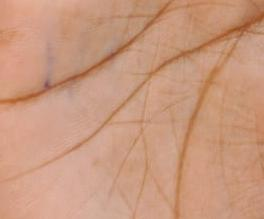
#> input picture datasets/comp2/Dataset/train/A/A_1.jpg, 264 x 219 px, found by its file name; its folder holds only this picture in this run
$ python comp2.py
#> lines starting #> are read from the running program, lines starting #| are printed output that depends on the picture; after the words box and inside, x2 and y2 are one past the last pixel; in counts of white or black regions, pixels touching at a corner belong together
import os
import cv2
import numpy as np
import pandas as pd
import matplotlib.pyplot as plt
from tensorflow.keras.utils import to_categorical
from tensorflow.keras import layers, models, regularizers
from sklearn.metrics import classification_report, confusion_matrix
from sklearn.model_selection import train_test_split
from tqdm import tqdm
import random
from scipy.ndimage import map_coordinates, gaussian_filter
from tensorflow.keras.callbacks import ReduceLROnPlateau

# Paths & Config
train_dir = r"datasets\comp2\Dataset\train"
test_dir = r"datasets\comp2\Dataset\Test"
IMG_SIZE = (128, 128)

import cv2
import numpy as np

def preprocess_image(img_path):
#> called with img_path = 'datasets\\comp2\\Dataset\\train/A/A_1.jpg'
    img = cv2.imread(img_path)
#> img is the input picture: shape (219, 264, 3); mean B, G, R 125.8, 152.3, 201.2
    img = cv2.resize(img, IMG_SIZE)
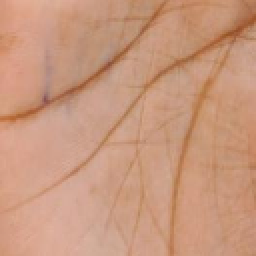
#> img: shape (128, 128, 3) (shown 2 times larger); mean B, G, R 125.7, 152.1, 201.1

    # Convert to grayscale
    gray = cv2.cvtColor(img, cv2.COLOR_BGR2GRAY)
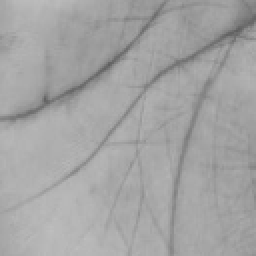
#> gray: shape (128, 128) (shown 2 times larger); min 94, max 190, mean 163.8

    # Step 1: Unsharp masking
    gaussian = cv2.GaussianBlur(gray, (9, 9), 10.0)
    sharpened = cv2.addWeighted(gray, 1.5, gaussian, -0.5, 0)

    # Step 2: Slight blur
    blurred = cv2.GaussianBlur(sharpened, (3, 3), 0)

    # Step 3: Adaptive thresholding
    binary = cv2.adaptiveThreshold(
        blurred, 255, cv2.ADAPTIVE_THRESH_MEAN_C,
        cv2.THRESH_BINARY_INV, 11, 2
    )
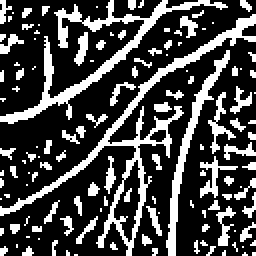
#> binary: shape (128, 128) (shown 2 times larger); 27.6% white; 129 white regions (96 under 20 px), largest, box (x1, y1, x2, y2) and area: (0, 7, 128, 128) 1168, (0, 0, 114, 62) 890, (83, 25, 115, 128) 441

    # Step 4: Morphological opening to remove noise
    kernel_open = np.ones((2, 2), np.uint8)
    opened = cv2.morphologyEx(binary, cv2.MORPH_OPEN, kernel_open)
#> opened: shape (128, 128); 25.4% white; 121 white regions (82 under 20 px), largest, box (x1, y1, x2, y2) and area: (0, 0, 106, 63) 620, (0, 8, 128, 109) 616, (84, 26, 116, 128) 435

    # Step 5: Remove small components (noise filtering)
    num_labels, labels, stats, centroids = cv2.connectedComponentsWithStats(opened, connectivity=8)
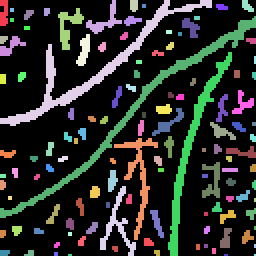
#> labels: shape (128, 128) int32 (shown 2 times larger); 122 distinct labels, from 0 to 121; one colour per label, 0 black
#> num_labels = 122; stats = 122 rows, first 6: [0, 0, 128, 128, 12227], [0, 0, 4, 13, 44], [43, 0, 18, 17, 90], [65, 0, 4, 6, 22], [0, 0, 106, 63, 620], [121, 0, 6, 6, 23]; centroids = 122 pairs, first value 0.846 to 127, second value 2.27 to 127
    min_area = 50  # Adjust this to remove smaller blobs (increase if needed)

    cleaned = np.zeros_like(opened)
    for i in range(1, num_labels):  # Skip background
        area = stats[i, cv2.CC_STAT_AREA]
        if area >= min_area:
            cleaned[labels == i] = 255
#> this loop made 121 passes
#> area on passes 1, 2, 3, 4, 5, 11, 13, 14, 16, 19, 23, 28: 44, 90, 22, 620, 23, 109, 28, 49, 616, 65, 55, 435
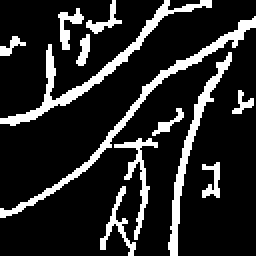
#> cleaned: shape (128, 128) (shown 2 times larger); 15.7% white; 12 white regions, largest, box (x1, y1, x2, y2) and area: (0, 0, 106, 63) 620, (0, 8, 128, 109) 616, (84, 26, 116, 128) 435

    return cleaned

# ========= Elastic Deformation =========
def elastic_transform(image, alpha=8, sigma=4):
    random_state = np.random.RandomState(None)
    shape = image.shape

    dx = gaussian_filter((random_state.rand(*shape) * 2 - 1), sigma) * alpha
    dy = gaussian_filter((random_state.rand(*shape) * 2 - 1), sigma) * alpha

    x, y = np.meshgrid(np.arange(shape[1]), np.arange(shape[0]))
    indices = np.reshape(y+dy, (-1, 1)), np.reshape(x+dx, (-1, 1))

    distorted = map_coordinates(image, indices, order=1, mode='reflect')
    return distorted.reshape(shape)

# ========= Augmentation Function =========
def augment_image(image):
    rows, cols = image.shape
#> rows = 128; cols = 128

    # Rotation
    angle = random.uniform(-15, 15)
    M_rot = cv2.getRotationMatrix2D((cols / 2, rows / 2), angle, 1.0)
    image = cv2.warpAffine(image, M_rot, (cols, rows), borderMode=cv2.BORDER_REFLECT)

    # Shear
    shear_angle = np.deg2rad(random.uniform(-10, 10))
    M_shear = np.array([[1, np.tan(shear_angle), 0], [0, 1, 0]], dtype=np.float32)
    image = cv2.warpAffine(image, M_shear, (cols, rows), borderMode=cv2.BORDER_REFLECT)
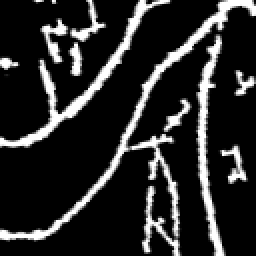
#> image: shape (128, 128) (shown 2 times larger); min 0, max 255, mean 41.7

    # Elastic deformation
    image = elastic_transform(image, alpha=8, sigma=4)
#> in elastic_transform, `distorted = map_coordinates(image, indices, order=1, mode='reflect')`: distorted = 16384 values, max 255 at index 71, min 0 at index 0, mean 41.96
#> in elastic_transform, `return distorted.reshape(shape)`:
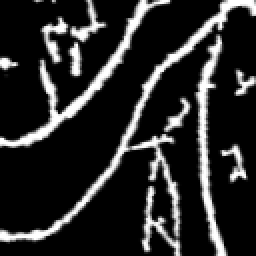
#> returned value: shape (128, 128) (shown 2 times larger); min 0, max 255, mean 42

    return image

# ========= Load & Augment Training Data =========
X = []
y = []
labels = sorted(os.listdir(train_dir))
label_map = {label: idx for idx, label in enumerate(labels)}

for label in labels:
    folder_path = os.path.join(train_dir, label)
    for file in os.listdir(folder_path):
        img_path = os.path.join(folder_path, file)
        processed = preprocess_image(img_path)

        # Original
        X.append(processed)
        y.append(label_map[label])

        # Augmented
        augmented = augment_image(processed)
        X.append(augmented)
        y.append(label_map[label])
#> pass 2 of the loop `for label in labels:`:
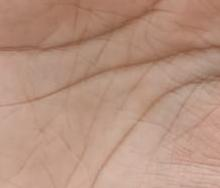
#> input picture datasets/comp2/Dataset/train/B/B_1.jpg, 220 x 188 px, found by its file name
#> in preprocess_image, img is the input picture: shape (188, 220, 3); mean B, G, R 127.4, 146.1, 183.2
#> img: shape (128, 128, 3)
#> binary: shape (128, 128); 29.5% white; 113 white regions (73 under 20 px), largest, box (x1, y1, x2, y2) and area: (0, 23, 128, 73) 700, (0, 0, 103, 36) 524, (52, 48, 128, 128) 478
#> opened: shape (128, 128); 27.1% white; 109 white regions (64 under 20 px), largest, box (x1, y1, x2, y2) and area: (0, 27, 128, 74) 680, (0, 0, 103, 37) 515, (53, 49, 128, 128) 468
#> in preprocess_image (call 2), `num_labels, labels, stats, centroids = cv2.connectedComponentsWithStat..`:
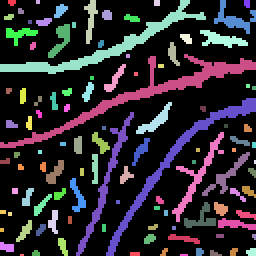
#> labels: shape (128, 128) int32 (shown 2 times larger); 110 distinct labels, from 0 to 109; one colour per label, 0 black
#> num_labels = 110; stats = 110 rows, first 6: [0, 0, 128, 128, 11945], [4, 0, 4, 3, 10], [18, 0, 2, 2, 4], [42, 0, 7, 22, 72], [77, 0, 3, 3, 9], [0, 0, 103, 37, 515]; centroids = 110 pairs, first value 0.5 to 127, second value 0.5 to 127
#> the loop in preprocess_image (call 2), `for i in range(1, num_labels):` made 109 passes
#> area on passes 3, 5, 6, 8, 10, 12, 13, 16: 72, 515, 118, 30, 22, 22, 24, 83
#> distorted = 16384 values, max 255 at index 94, min 0 at index 0, mean 48.31
#> in elastic_transform (call 2), `return distorted.reshape(shape)`:
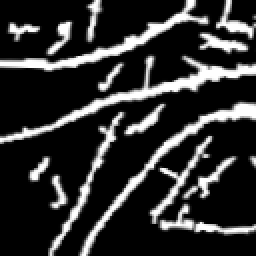
#> returned value: shape (128, 128) (shown 2 times larger); min 0, max 255, mean 48.3

# ========= Show Sample Preprocessed Images =========
plt.figure(figsize=(10, 4))
for i in range(4):
    plt.subplot(1, 4, i+1)
    plt.imshow(X[i], cmap='gray')
    plt.title(f"Label: {y[i]}")
    plt.axis('off')
plt.suptitle("Sample Preprocessed Images")
plt.tight_layout()
plt.show()

# ========= Prepare Data =========
X = np.array(X).reshape(-1, IMG_SIZE[0], IMG_SIZE[1], 1) / 255.0
#> (the run stopped early here; a loop or call above may not have finished)
